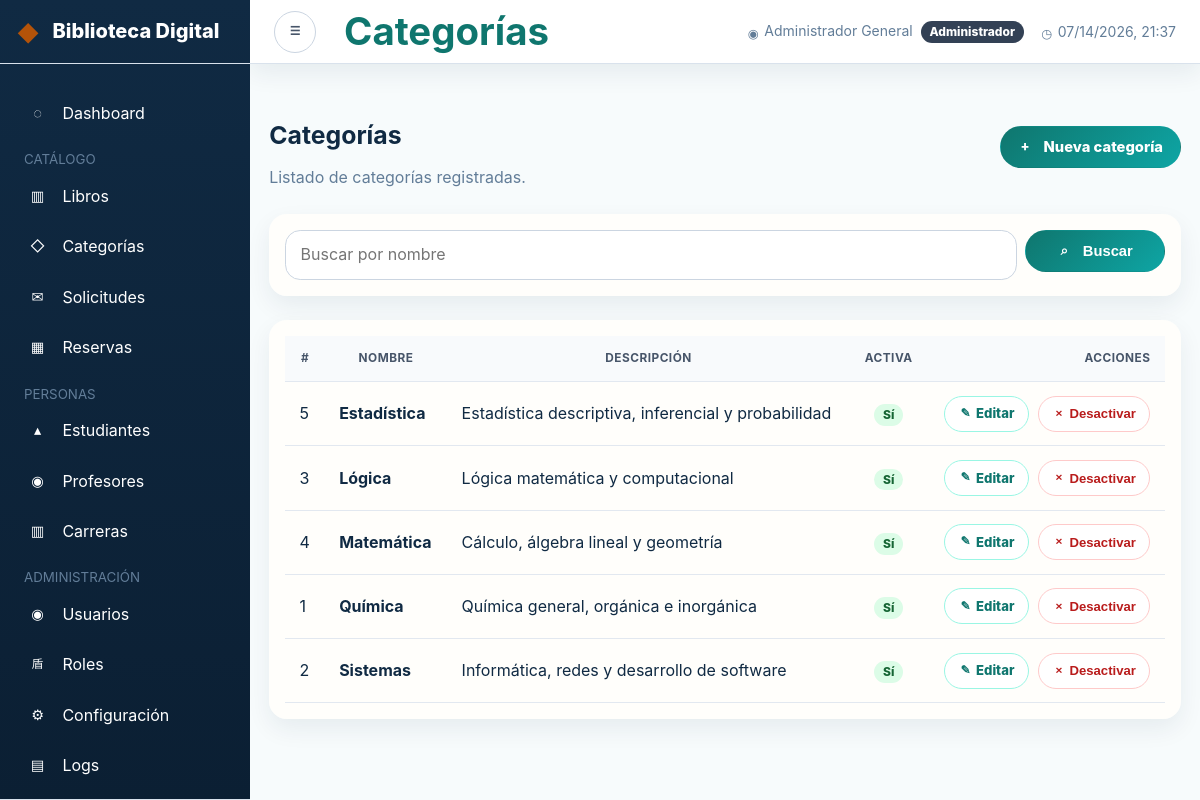
The page /public/index.php?mod=categorias (signed in) on the database its author committed.
### tables this page shows
CREATE TABLE `categorias_libros` (
    `id_categoria` INT UNSIGNED NOT NULL AUTO_INCREMENT,
    `nombre`       VARCHAR(100) NOT NULL,
    `descripcion`  TEXT,
    `activo`       TINYINT(1) NOT NULL DEFAULT 1,
    `created_at`   DATETIME NOT NULL DEFAULT CURRENT_TIMESTAMP,
    `updated_at`   DATETIME NOT NULL DEFAULT CURRENT_TIMESTAMP ON UPDATE CURRENT_TIMESTAMP,
    PRIMARY KEY (`id_categoria`),
    UNIQUE KEY `uq_categoria_nombre` (`nombre`)
);

### controllers/CategoriaController.php (called while the page is built, shortened)
<?php
class CategoriaController
{
    private CategoriaModel $modelo;
    public function __construct() { $this->modelo = new CategoriaModel(); $this->val = new Validador(); }
    public function index(): void
    {
        $busqueda   = Sanitizador::texto($_GET['q'] ?? '');
        $pagina     = max(1, Sanitizador::entero($_GET['pag'] ?? 1));
        $categorias = $this->modelo->obtenerTodos($pagina, $busqueda);
        require_once SRC_PATH . '/views/categorias/index.php';
    }
}

### public/index.php (called while the page is built, shortened)
<?php
$modDefault = isset($_SESSION['usuario']) ? 'dashboard' : 'portal';
$mod = Sanitizador::alfanumerico($_GET['mod'] ?? $modDefault);
$accion = Sanitizador::alfanumerico($_GET['accion'] ?? 'index');
switch ($mod) {
    case 'categorias':
        $controller = new CategoriaController();
        break;
}
$controller->{$accion}();

### utilidades/Sanitizador.php (called while the page is built, shortened)
<?php
class Sanitizador
{
    public static function texto(string $valor): string
    {
        $valor = trim(strip_tags($valor));
        return preg_replace('/\s+/', ' ', $valor) ?? '';
    }
    public static function entero($valor): int
    {
        return filter_var($valor, FILTER_VALIDATE_INT) ?: 0;
    }
    public static function html(string $valor): string
    {
        return htmlspecialchars($valor, ENT_QUOTES | ENT_SUBSTITUTE, 'UTF-8');
    }
}

### utilidades/Env.php (called while the page is built, shortened)
<?php
final class Env
{
    public static function get(string $clave, mixed $default = null): mixed
    {
        $valor = getenv($clave);
        if ($valor !== false) {
            return $valor;
        }
        return $default;
    }
    public static function int(string $clave, int $default = 0): int
    {
        return (int) self::get($clave, $default);
    }
}

### conexion/Conexion.php (called while the page is built, shortened)
<?php
class Conexion
{
    private static ?Conexion $instancia = null;
    private function __construct()
    {
        $host = (string) Env::get('DB_HOST', 'localhost');
        $port = Env::int('DB_PORT', 3306);
        $name = (string) Env::get('DB_NAME', 'biblioteca_digital');
        $user = (string) Env::get('DB_USER', 'bib_app');
        $pass = (string) Env::get('DB_PASS', 'B!bl10t3c@_S3cur3#2025');
        $charset = (string) Env::get('DB_CHARSET', 'utf8mb4');
        $dsn = sprintf(
            'mysql:host=%s;port=%d;dbname=%s;charset=%s',
            $host,
            $port,
            $name,
            $charset
        );
        $opciones = [
            PDO::ATTR_ERRMODE            => PDO::ERRMODE_EXCEPTION,
            PDO::ATTR_DEFAULT_FETCH_MODE => PDO::FETCH_ASSOC,
            PDO::ATTR_EMULATE_PREPARES   => false,
            PDO::MYSQL_ATTR_FOUND_ROWS   => true,
        ];
    }
    public static function obtenerInstancia(): self
    {
        if (self::$instancia === null) {
            self::$instancia = new self();
        }
        return self::$instancia;
    }
}

### models/CategoriaModel.php (called while the page is built, shortened)
<?php
class CategoriaModel implements IRepositorio
{
    private PDO $pdo;
    public function __construct() { $this->pdo = Conexion::obtenerInstancia()->getConexion(); }
    public function obtenerTodos(int $pagina = 1, string $busqueda = ''): array
    {
        $offset = ($pagina - 1) * POR_PAGINA;
        $like   = "%$busqueda%";
        $stmt   = $this->pdo->prepare(
            'SELECT * FROM categorias_libros WHERE nombre LIKE ? ORDER BY nombre ASC LIMIT ? OFFSET ?'
        );
        $stmt->execute([$like, POR_PAGINA, $offset]);
        return $stmt->fetchAll();
    }
}

### views/categorias/index.php (the view, shortened to what this page needs)
<?php
require_once SRC_PATH . '/views/layout/header.php';
?>
<div class="container py-4">
  <div class="d-flex justify-content-between align-items-center mb-4">
    <div>
      <h1 class="h3 mb-0">Categorías</h1>
      <p class="text-muted mb-0">Listado de categorías registradas.</p>
    </div>
    <a href="<?= BASE_URL ?>/index.php?mod=categorias&accion=form" class="btn btn-primary">
      <i class="bi bi-plus-circle me-1"></i>Nueva categoría
    </a>
  </div>
  <div class="card border-0 shadow-sm mb-4">
    <div class="card-body">
      <form method="GET" action="<?= BASE_URL ?>/index.php" class="row g-2">
        <div class="col-md-10">
          <input
            type="search"
            name="q"
            class="form-control"
            placeholder="Buscar por nombre"
            value="<?= Sanitizador::html($busqueda ?? '') ?>"
          >
        </div>
        <div class="col-md-2">
          <button type="submit" class="btn btn-primary w-100">
            <i class="bi bi-search me-1"></i>Buscar
          </button>
        </div>
      </form>
    </div>
  </div>
  <?php if (!empty($categorias)): ?>
    <div class="card border-0 shadow-sm">
      <div class="card-body">
        <div class="table-responsive">
          <table class="table table-hover align-middle mb-0">
            <thead class="table-light">
              <tr>
                <th>#</th>
                <th>Nombre</th>
                <th>Descripción</th>
                <th class="text-center">Activa</th>
                <th class="text-end">Acciones</th>
              </tr>
            </thead>
            <tbody>
              <?php foreach ($categorias as $categoria): ?>
                <tr>
                  <td><?= (int)($categoria['id_categoria'] ?? 0) ?></td>
                  <td class="fw-semibold">
                    <?= Sanitizador::html($categoria['nombre'] ?? '') ?>
                  </td>
                  <td>
                    <?= Sanitizador::html($categoria['descripcion'] ?? '') ?>
                  </td>
                  <td class="text-center">
                    <?php if (!empty($categoria['activo'])): ?>
                      <span class="badge text-bg-success">Sí</span>
                    <?php else: ?>
                      <span class="badge text-bg-secondary">No</span>
                    <?php endif; ?>
                  </td>
                  <td class="text-end">
                    <div class="d-flex justify-content-end align-items-center gap-2 flex-nowrap">
                      <a
                        href="<?= BASE_URL ?>/index.php?mod=categorias&accion=form&id=<?= (int)$categoria['id_categoria'] ?>"
                        class="btn btn-sm btn-outline-primary d-inline-flex align-items-center gap-1">
                        <i class="bi bi-pencil-square"></i>
                        <span>Editar</span>
                      </a>
                      <?php if (!empty($categoria['activo'])): ?>
                        <form
                          method="POST"
                          action="<?= BASE_URL ?>/index.php?mod=categorias&accion=eliminar"
                          class="m-0"
                          onsubmit="return confirm('¿Seguro que deseas desactivar esta categoría?');">
                          <button type="submit" class="btn btn-sm btn-outline-danger d-inline-flex align-items-center gap-1">
                            <i class="bi bi-trash"></i>
                            <span>Desactivar</span>
                          </button>
                        </form>
                      <?php else: ?>
                        <span class="text-muted small">Desactivada</span>
                      <?php endif; ?>
                    </div>
                  </td>
                </tr>
              <?php endforeach; ?>
            </tbody>
          </table>
        </div>
      </div>
    </div>
  <?php else: ?>
    <div class="alert alert-info">No hay categorías registradas.</div>
  <?php endif; ?>
</div>
<?php require_once SRC_PATH . '/views/layout/footer.php'; ?>

### rows shown on the page
categorias_libros: id_categoria "5", nombre "Estadística", descripcion "Estadística descriptiva, inferencial y probabilidad", activo "Sí"
categorias_libros: id_categoria "3", nombre "Lógica", descripcion "Lógica matemática y computacional", activo "Sí"
categorias_libros: id_categoria "4", nombre "Matemática", descripcion "Cálculo, álgebra lineal y geometría", activo "Sí"
categorias_libros: id_categoria "1", nombre "Química", descripcion "Química general, orgánica e inorgánica", activo "Sí"
categorias_libros: id_categoria "2", nombre "Sistemas", descripcion "Informática, redes y desarrollo de software", activo "Sí"

### other values the page prints
Sanitizador::html($tituloPagina ?? '') "Categorías"
Sanitizador::html($_SESSION['usuario']['nombre'] ?? '') "Administrador General"
